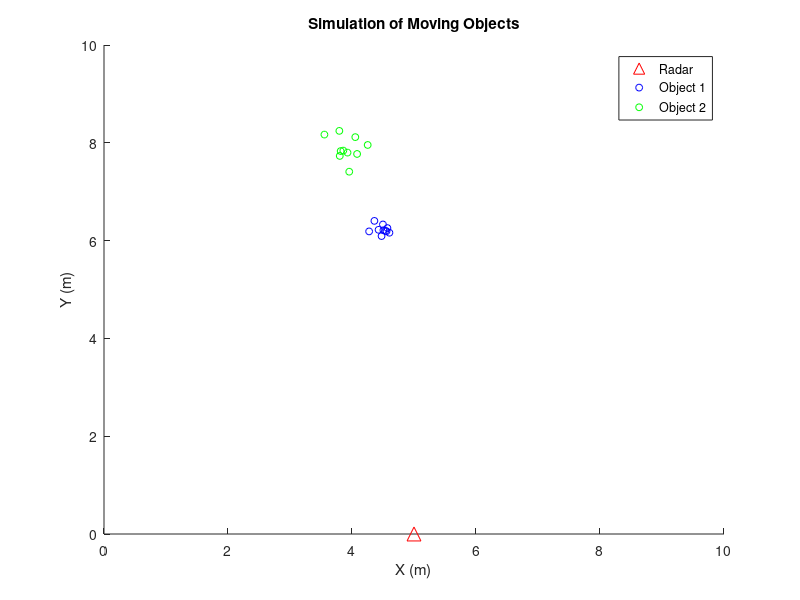

Write the MATLAB code that produced this figure.
% First Simulation: Save movement, speed, and radial speed of points with noise
close all;
% Parameters
scenario_index = 2;%1 or 2 or 3
area_size = 10; % 10m x 10m area
radar_position = [area_size / 2, 0]; % Radar at the bottom middle
radius = 0.5; % Objects' radius
num_points = 10; % Number of random points per object
location_noise_std = 0.02; % Standard deviation of noise for position
speed_noise_std = 0.01; % Standard deviation of noise for speed

% Simulation parameters
time_step = 0.1; % Time increment for simulation (seconds)
total_time = 3; % Total simulation time (seconds)
num_steps = total_time / time_step; % Total number of steps
sim_speedup = 1;

if scenario_index == 1
    % Fixed object centers
    object1_center = [4.6, 2]; % Center of object 1
    object2_center = [5.4, 2.5]; % Center of object 2
    
    % Define acceleration and initial speed for each object
    acceleration1 = [0.0, 0.0]; % Acceleration for object 1 (x, y)
    acceleration2 = [0.0, 1.0]; % Acceleration for object 2 (x, y)
    initial_speed1 = [0.0, 2.0]; % Initial speed for object 1 (x, y)
    initial_speed2 = [0.0, 1.0]; % Initial speed for object 2 (x, y)
elseif scenario_index == 2
    % Fixed object centers
    object1_center = [8.7, 2]; % Center of object 1
    object2_center = [9.3, 2.5]; % Center of object 2

    % Define acceleration and initial speed for each object
    acceleration1 = [0.0, 0.0]; % Acceleration for object 1 (x, y)
    acceleration2 = [-1/sqrt(2), 1/sqrt(2)]; % Acceleration for object 2 (x, y)
    initial_speed1 = 2*[-1/sqrt(2), 1/sqrt(2)]; % Initial speed for object 1 (x, y)
    initial_speed2 = [-1/sqrt(2), 1/sqrt(2)]; % Initial speed for object 2 (x, y)
else
    % Fixed object centers
    object1_center = [8.7, 4.6]; % Center of object 1
    object2_center = [9.3, 5.4]; % Center of object 2

    % Define acceleration and initial speed for each object
    acceleration1 = [0.0, 0.0]; % Acceleration for object 1 (x, y)
    acceleration2 = [-1.0, 0.0]; % Acceleration for object 2 (x, y)
    initial_speed1 = [-2.0, 0.0]; % Initial speed for object 1 (x, y)
    initial_speed2 = [-1.0, 0.0]; % Initial speed for object 2 (x, y)
end
% Generate random points for each object using a normal distribution (once)
theta1 = 2 * pi * rand(num_points, 1); % Random angles
r1 = abs(normrnd(0, radius / 2, num_points, 1)); % Normally distributed radii
r1(r1 > radius) = radius; % Ensure points do not exceed the object radius
relative_object1_points = [r1 .* cos(theta1), r1 .* sin(theta1)]; % Relative points for object 1

theta2 = 2 * pi * rand(num_points, 1);
r2 = abs(normrnd(0, radius / 2, num_points, 1)); % Normally distributed radii
r2(r2 > radius) = radius; % Ensure points do not exceed the object radius
relative_object2_points = [r2 .* cos(theta2), r2 .* sin(theta2)]; % Relative points for object 2

% Initialize positions and speeds
position1 = object1_center;
position2 = object2_center;
speed1 = initial_speed1;
speed2 = initial_speed2;

% Prepare file to save points' positions, speeds, and object ID (with labels)
fileID_with_labels = fopen('points_movement_with_labels.txt', 'w');
% Prepare second file to save points' positions and speeds (without labels)
fileID_without_labels = fopen('points_movement_without_labels.txt', 'w');

% Prepare figure for animation
figure;
hold on;
axis([0 area_size 0 area_size]);
title('Simulation of Moving Objects');
xlabel('X (m)');
ylabel('Y (m)');

% Plot radar
plot(radar_position(1), radar_position(2), 'r^', 'MarkerSize', 10, 'DisplayName', 'Radar');

% Main simulation loop
for step = 1:num_steps
    % Update speeds based on acceleration
    speed1 = speed1 + acceleration1 * time_step;
    speed2 = speed2 + acceleration2 * time_step;
    
    % Update positions based on current speed
    position1 = position1 + speed1 * time_step;
    position2 = position2 + speed2 * time_step;

    % Add position to relative points
    object1_points = relative_object1_points + position1; % Broadcasting position1 (1x2)
    object2_points = relative_object2_points + position2; % Broadcasting position2 (1x2)

    % Add Gaussian noise to positions and speeds
    object1_points = object1_points + normrnd(0, location_noise_std, size(object1_points));
    object2_points = object2_points + normrnd(0, location_noise_std, size(object2_points));
    speed1 = speed1 + normrnd(0, speed_noise_std, size(speed1));
    speed2 = speed2 + normrnd(0, speed_noise_std, size(speed2));

    % Save data to files (with and without labels)
    for point_idx = 1:num_points
        % Assign point IDs: points 1-10 for object 1, points 11-20 for object 2
        point_id1 = point_idx; % ID for object 1 points
        point_id2 = num_points + point_idx; % ID for object 2 points

        % Save object 1 data: [point_id, object_id, x_location, y_location, x_speed, y_speed]
        fprintf(fileID_with_labels, '%d %d %f %f %f %f\n', point_id1, 1, object1_points(point_idx, 1), object1_points(point_idx, 2), speed1(1), speed1(2));
        fprintf(fileID_without_labels, '%d %f %f %f %f\n', point_id1, object1_points(point_idx, 1), object1_points(point_idx, 2), speed1(1), speed1(2));

        % Save object 2 data: [point_id, object_id, x_location, y_location, x_speed, y_speed]
        fprintf(fileID_with_labels, '%d %d %f %f %f %f\n', point_id2, 2, object2_points(point_idx, 1), object2_points(point_idx, 2), speed2(1), speed2(2));
        fprintf(fileID_without_labels, '%d %f %f %f %f\n', point_id2, object2_points(point_idx, 1), object2_points(point_idx, 2), speed2(1), speed2(2));
    end

    % Clear previous plot and redraw
    cla;
    axis([0 area_size 0 area_size]);
    
    % Plot radar
    plot(radar_position(1), radar_position(2), 'r^', 'MarkerSize', 10, 'DisplayName', 'Radar');
    
    % Plot objects
    plot(object1_points(:, 1), object1_points(:, 2), 'bo', 'MarkerSize', 5, 'DisplayName', 'Object 1');
    plot(object2_points(:, 1), object2_points(:, 2), 'go', 'MarkerSize', 5, 'DisplayName', 'Object 2');

    legend show;
    
    % Pause to create animation effect
    pause(time_step / sim_speedup);
end

% Close files
fclose(fileID_with_labels);
fclose(fileID_without_labels);
hold off;
